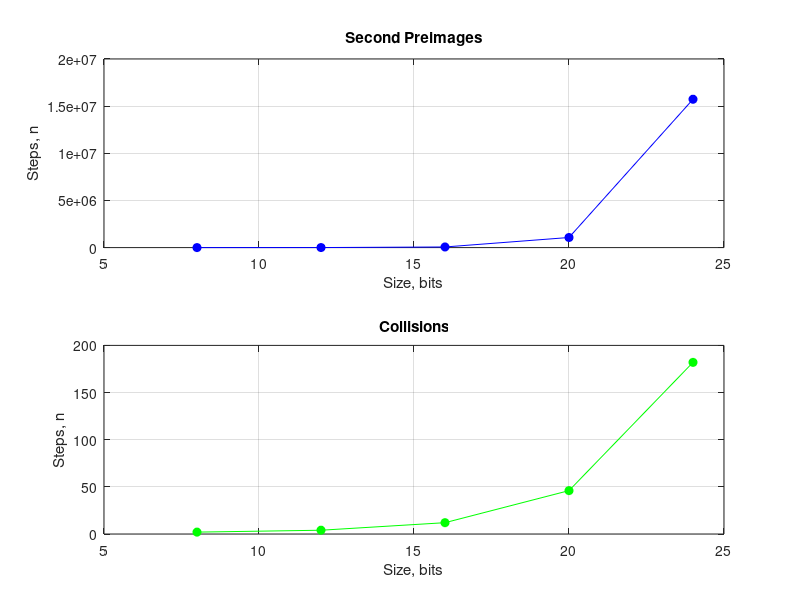

This chart was generated by the following MATLAB code:
clear;
close all;

%bitsCount = [8 12 16 20 24];
%preimages = [249 4009 79446 1900530 22860714];
%collisions = [2 4 12 46 183];

preimages = load("preimg.txt");
collisions = load("coll.txt");

figure(1);
subplot(2, 1, 1);
plot(preimages(:, 1), preimages(:, 2), '-bo', 'MarkerFaceColor', 'b');
xlabel("Size, bits");
ylabel("Steps, n");
title("Second Preimages");
hold on;
grid on;

subplot(2, 1, 2);
plot(collisions(:, 1), collisions(:, 2), '-go', 'MarkerFaceColor', 'g');
xlabel("Size, bits");
ylabel("Steps, n");
title("Collisions");
hold on;
grid on;